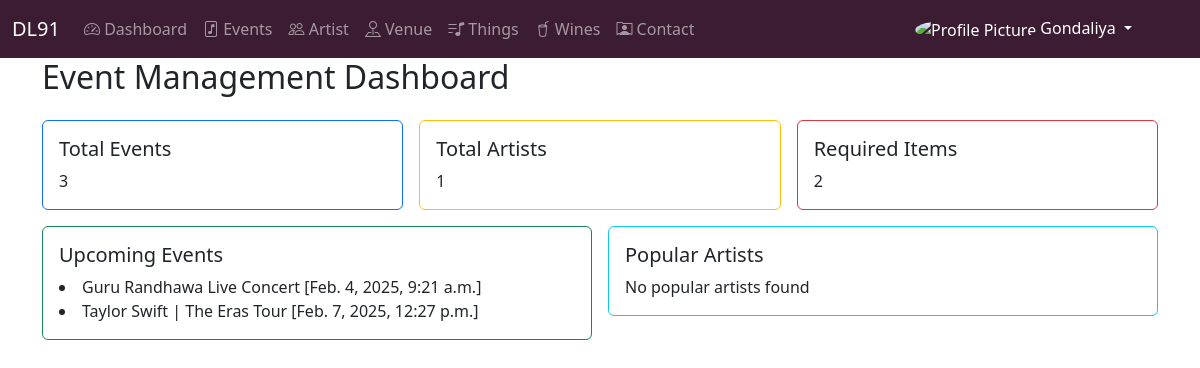
The page /dashboard/ (signed in) on the database its author committed.
### apps/events/models.py (models this page shows, shortened)
class Event(BaseClass):
    EVENT_STATUS_CHOICES = [
        ('Upcoming', 'Upcoming'),
        ('Ongoing', 'Ongoing'),
        ('Completed', 'Completed'),
        ('Cancelled', 'Cancelled'),
    ]
    manager = models.ForeignKey(Manager, on_delete=models.CASCADE)
    event_name = models.CharField(max_length=255)
    event_image = models.ImageField(upload_to='event_images/', null=True, blank=True)  # Event Image
    event_organizer_name = models.CharField(max_length=255)  # Organizer Name
    event_organizer_contact = models.CharField(max_length=20)  # Organizer Contact
    event_date = models.DateField()  # Event Date
    event_start_time = models.TimeField()
    event_end_time = models.TimeField()
    event_day_of_week = models.CharField(max_length=20)  # Day of the week
    event_description = models.TextField()  # Event Description
    event_status = models.CharField(max_length=20, choices=EVENT_STATUS_CHOICES)  # Event Status
    artist = models.ForeignKey(Artist, on_delete=models.CASCADE)  # Artist Name
    venue = models.ForeignKey(Venue, on_delete=models.CASCADE)  # Venue Name
    required_thing = models.ManyToManyField(RequiredThing)  # Things Required for the event

### apps/dashboard/views.py (the view)
# urls.py: path('dashboard/', DashboardViews.dashboard, name='dashboard'),
    @login_required
    def dashboard(request):
        manager = request.session.get('manager_id')
        total_events = Event.objects.filter(
            manager_id=manager  # Get the manager_id from the session
        )
        upcoming_events = Event.objects.filter(
            manager_id=manager,
            created_at__year=current_year,  # Filter by current year
            created_at__month=current_month  # Filter by current month
        )
        total_artist = Artist.objects.filter(
            manager_id=manager  # Get the manager_id from the session
        )
        total_things = RequiredThing.objects.filter(
            manager_id=manager  # Get the manager_id from the session
        )
        context = {
            'total_events': total_events.count(),  # Total events for the manager
            'upcoming_events': upcoming_events,  # Upcoming events for the manager
            'total_artists': total_artist.count(),  # Total artists for the manager
            'total_things': total_things.count(),  # Total things for the manager
        }
        return render(request, 'dashboard/dashboard.html', context)

### apps/dashboard/views.py (called while the page is built)
def login_required(view_func):
    @wraps(view_func)
    def wrapper(request, *args, **kwargs):
        if 'manager_id' in request.session:
            return view_func(request, *args, **kwargs)
        else:
            messages.error(request, 'You are not logged in. Please log in to access the dashboard.')
            return redirect('login')
    return wrapper

### apps/dashboard/templates/dashboard/dashboard.html (shortened to what this page needs)
{% extends 'dashboard/base.html' %}
{% load static %}
{% block body %}
<div class="container">
    <h2 class="mb-4">Event Management Dashboard</h2>
    <div class="row mb-4 g-3">
        <div class="col-md-4">
            <div class="card text-dark border border-primary">
                <div class="card-body">
                    <h5 class="card-title">Total Events</h5>
                    <p class="card-text">{{ total_events }}</p>
                </div>
            </div>
        </div>
        <div class="col-md-4">
            <div class="card text-dark border border-warning">
                <div class="card-body">
                    <h5 class="card-title">Total Artists</h5>
                    <p class="card-text">{{ total_artists }}</p>
                </div>
            </div>
        </div>
        <div class="col-md-4">
            <div class="card text-dark border border-danger">
                <div class="card-body">
                    <h5 class="card-title">Required Items</h5>
                    <p class="card-text">{{ total_things }}</p>
                </div>
            </div>
        </div>
        <div class="col-md-6">
            <div class="card text-dark border border-success">
                <div class="card-body">
                    <h5 class="card-title">Upcoming Events</h5>
                    {% if upcoming_events %}
                    {% for upcoming_event in upcoming_events %}
                    <li class="card-text">{{ upcoming_event.event_name }} [{{upcoming_event.created_at}}]</li>
                    {% endfor %}
                    {% else %}
                    <p class="card-text">No upcoming events found</p>
                    {% endif %}
                </div>
            </div>
        </div>
        <div class="col-md-6">
            <div class="card text-dark border border-info">
                <div class="card-body">
                    <h5 class="card-title">Popular Artists</h5>
                    {% if popular_artists %}
                    {% for popular_artist in popular_artists %}
                    <li class="card-text">{{ popular_artist.artist_name }}</li>
                    {% endfor %}
                    {% else %}
                    <p class="card-text">No popular artists found</p>
                    {% endif %}
                </div>
            </div>
        </div>
    </div>
</div>
{% endblock %}

### apps/dashboard/templates/dashboard/base.html (style rules this page uses)
:root { --black: #1a1a1d; --white: #ffffff; --darkWine: #3b1c32; --lightWine: #6a1e55; --skyWine: #a64d79; }

### rows shown on the page
Event: event_name "Guru Randhawa Live Concert", created_at "Feb. 4, 2025, 9:21 a.m."
Event: event_name "Taylor Swift | The Eras Tour", created_at "Feb. 7, 2025, 12:27 p.m."

### other values the page prints
{{ request.session.manager_name|title }} "Gondaliya"
{{ total_events }} "3"
{{ total_artists }} "1"
{{ total_things }} "2"
